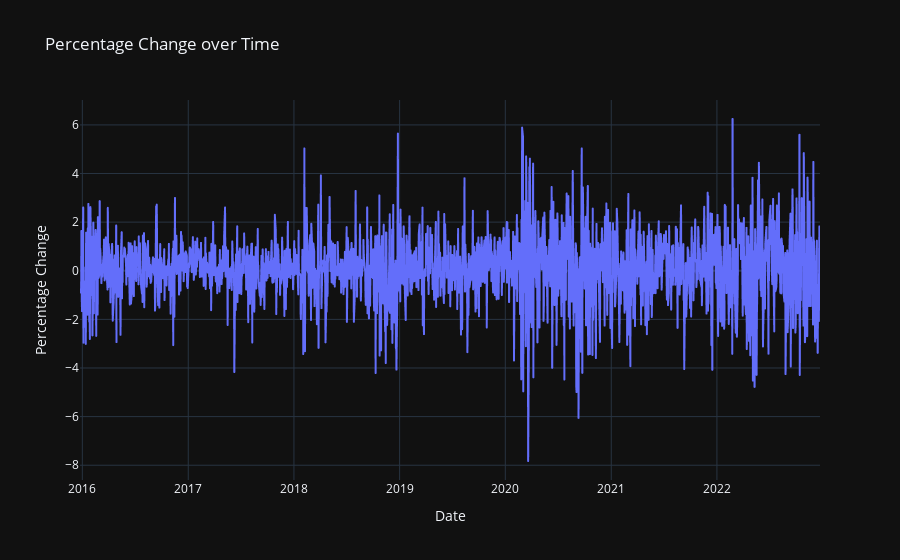

The code cell stored with this chart in its notebook:
### Markdown cell above
Graph to show percentage change over time using Plotly

### Code cell
fig = px.line(final_df, x = final_df.index, y = "Percentage Change", title = "Percentage Change over Time", template="plotly_dark")
fig.show()

### Figure 1 — Plotly figure (JSON) as saved in the notebook; plotly's stock layout.template omitted (floating-point values rounded to 4 significant figures; data arrays with more than 128 entries replaced by an {"elided": "..."} marker saying what was removed)
{"data": [{"hovertemplate": "Date=%{x}<br>Percentage Change=%{y}<extra></extra>", "legendgroup": "", "line": {"color": "#636efa", "dash": "solid"}, "marker": {"symbol": "circle"}, "mode": "lines", "name": "", "showlegend": false, "type": "scattergl", "x": {"elided": "2557 str values"}, "xaxis": "x", "y": {"elided": "2557 float values"}, "yaxis": "y"}], "layout": {"legend": {"tracegroupgap": 0}, "title": {"text": "Percentage Change over Time"}, "xaxis": {"anchor": "y", "domain": [0, 1], "title": {"text": "Date"}}, "yaxis": {"anchor": "x", "domain": [0, 1], "title": {"text": "Percentage Change"}}}}
